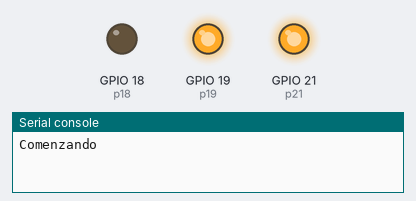
Bench run of a program on a simulated ESP32 board running MicroPython. Parts: output pins drawn as LEDs (lit = HIGH), the last lines printed to the serial console. The board's own WiFi access point starts at once.

Above: at 0.1 s.
At 10.1 s:
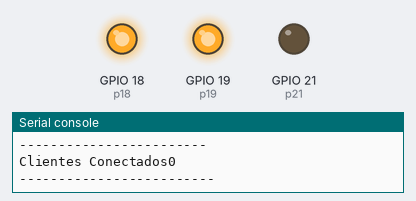
Timing chart, 0 to 11.6 s (numbered marks = the images above):
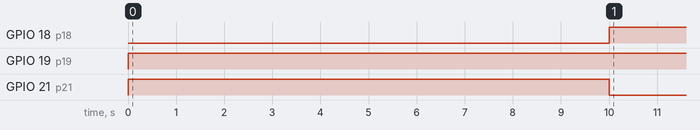

The program:

network.py
```python
from machine import Pin, Timer
import network

print("Comenzando")
p18 = Pin(18, Pin.OUT)
p19 = Pin(19, Pin.OUT)
p21 = Pin(21, Pin.OUT)

p18.off()
p19.on()
p21.on()


ap = network.WLAN(network.AP_IF) # create access-point interface
ap.config(essid='ESP32-AP') # set the ESSID of the access point
ap.config(max_clients=2, authmode = 3, password = "12345678") # set how many clients can connect to the network
ap.active(True)         # activate the interface


def decorador(funcion):
    def wrapper():
        print("Hola cabron")
        funcion()
    return wrapper


@decorador
def printClients():
    clients = ap.status('stations')
    print("------------------------")
    print("Clientes Conectados"+ str(len(clients)))
    for item in clients:
        print(str(item))
    print("-------------------------")

    if len(clients) > 0:
        print('Hola2')
        p19.off() #on verde
        p18.on()
        p21.on()
    else:
        p21.off() #on rojo
        p18.on()
        p19.on()


tim1 = Timer(1)
tim1.init(period=10000, mode=Timer.PERIODIC, callback=lambda t:
    printClients()
)
```

Measured:
- by itself, GPIO 18 (p18): LOW → HIGH at 10.0 s
- by itself, GPIO 19 (p19): LOW → HIGH at 0.00 s
- by itself, GPIO 21 (p21): LOW → HIGH at 0.00 s, → LOW 10.0 s later
